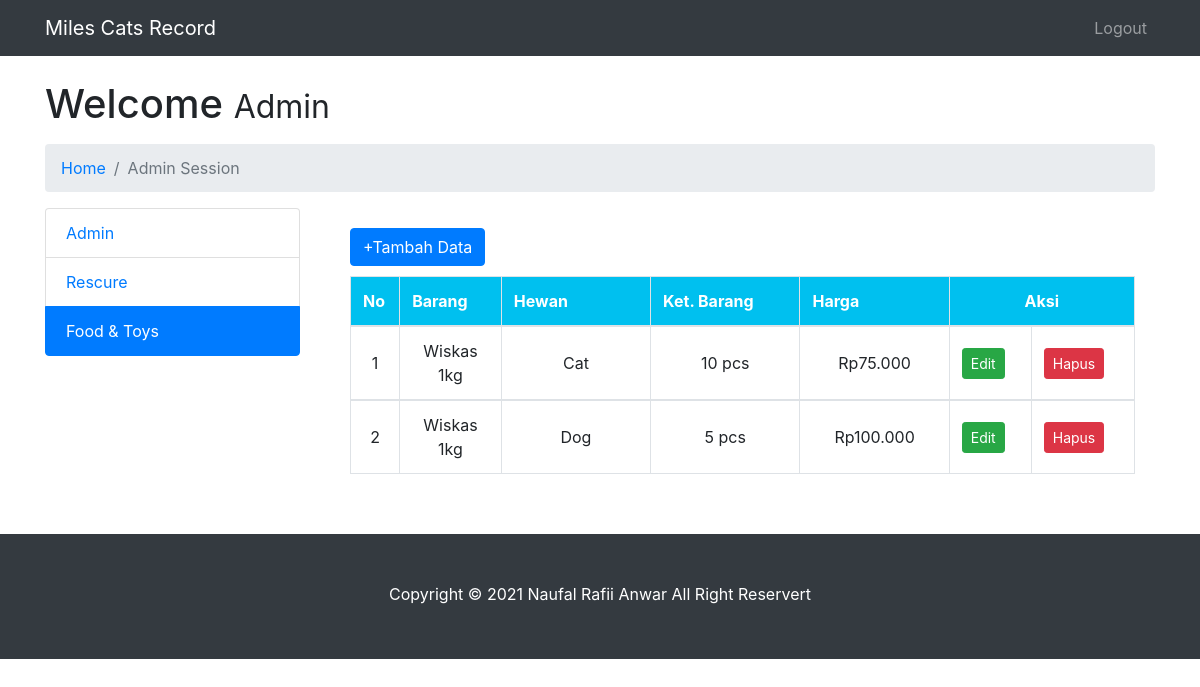
The app's page /adminshop.php with its own data.
### tables this page shows
CREATE TABLE `tblpetshop` (
  `id_barang` int(20) NOT NULL,
  `nama_barang` varchar(20) NOT NULL,
  `jns_peliharaan` varchar(20) NOT NULL,
  `ket_barang` varchar(20) NOT NULL,
  `harga` varchar(20) NOT NULL
);

### db_connect.php (called while the page is built, shortened)
<?php
class db_connect{
	private $username='root';
	private $password='';
	public function connect(){
		try{
			$dbh = new PDO ('mysql:host=localhost;dbname=db_web',$this->username, $this->password);
		}catch (PDOException $e){
			echo 'Error!'.$e->getMessage().'</br>';
			die();
		}
		return $dbh;
	}
	public function ambil_data2(){
		$getConn = $this->connect();
		$getUsers =$getConn->prepare("SELECT * FROM tblpetshop ");
		$getUsers->execute();
		return $getUsers->fetchAll();
	}
}
 ?>

### adminshop.php (the view, shortened to what this page needs)
<!DOCTYPE html>
<html lang="en">
<head>
  <link href="vendor/bootstrap/css/bootstrap.min.css" rel="stylesheet">
  <link href="css/modern-business.css" rel="stylesheet">
  <?php
include "db_connect.php";
$db = new db_connect();
?>
</head>
<body>
  <nav class="navbar fixed-top navbar-expand-lg navbar-dark bg-dark fixed-top">
    <div class="container">
      <a class="navbar-brand" href="index2">Miles Cats Record</a>
      <div class="collapse navbar-collapse" id="navbarResponsive">
        <ul class="navbar-nav ml-auto">
          <li class="nav-item">
            <a class="nav-link" href="Login">Logout</a>
          </li>
        </ul>
      </div>
    </div>
  </nav>
  <header>
    <div class="container">
    <h1 class="mt-4 mb-3">Welcome
      <small>Admin</small>
    </h1>
    <ol class="breadcrumb">
      <li class="breadcrumb-item">
        <a href="index2">Home</a>
      </li>
      <li class="breadcrumb-item active">Admin Session</li>
    </ol>
    <div class="row">
      <div class="col-lg-3 mb-4">
        <div class="list-group">
          <a href="admin" class="list-group-item">Admin</a>
          <a href="adminrescure" class="list-group-item">Rescure</a>
          <a href="adminshop" class="list-group-item active">Food & Toys</a>
        </div>
      </div>
      <div class="col-lg-9 mb-4">
         <div class="content-wrapper">
    <section class="content">
 <div class="box box-info">
   <div style="padding: 20px;">
  <a href="#" class="btn btn-primary" style="margin-bottom: 10px">+Tambah Data</a>
  <table class="table table-hover table-bordered">
    <thead style="background-color: #00c0ef; color: white;">
      <tr>
        <th width="1%">No</th>
        <th width="10%">Barang</th>
        <th width="15%">Hewan</th>
        <th width="15%">Ket. Barang</th>
        <th width="15%">Harga</th>
        <th width="15%" colspan="2"  style="text-align: center;"> Aksi</th>
      </tr>
    </thead>
    <tbody>
      <?php
      foreach ($db->ambil_data2()as $d):?>
      <tr>
        <td align="center" style="vertical-align: middle;"><?=$d['id_barang'] ?></td>
        <td align="center" style="vertical-align: middle;"><?=$d['nama_barang'] ?></td>
        <td align="center" style="vertical-align: middle;"><?=$d['jns_peliharaan'] ?></td>
        <td align="center" style="vertical-align: middle;"><?=$d['ket_barang'] ?></td>
        <td align="center" style="vertical-align: middle;">Rp<?=$d['harga'] ?></td>
         <td style="vertical-align: middle;">
          <a href="editadminpetshop?no=<?=$d['no'] ?>" class="btn btn-success btn-sm">Edit</a></td>
        <td style="vertical-align: middle;">
          <a href="adminshop?no=<?=$d['no'] ?>" class="btn btn-danger btn-sm" onclick="return confirm ('Apakah Yakin Menghapus Data');">Hapus</a></td>
      </tr>
    </tbody>
    <?php endforeach ; ?>
  </table>
</section>
  </div>
      </div>
    </div>
  </header>
  <footer class="py-5 bg-dark">
    <div class="container">
     <p style="padding-bottom: 5px" class="m-0 text-center text-white">Copyright &copy; 2021 Naufal Rafii Anwar All Right Reservert </p>
    </div>
  </footer>
</body>
</html>

### css/modern-business.css (style rules this page uses)
body { padding-top: 56px; }

### records on screen
tblpetshop: id_barang "1", nama_barang "Wiskas 1kg", jns_peliharaan "Cat", ket_barang "10 pcs", harga "75.000"
tblpetshop: id_barang "2", nama_barang "Wiskas 1kg", jns_peliharaan "Dog", ket_barang "5 pcs", harga "100.000"
